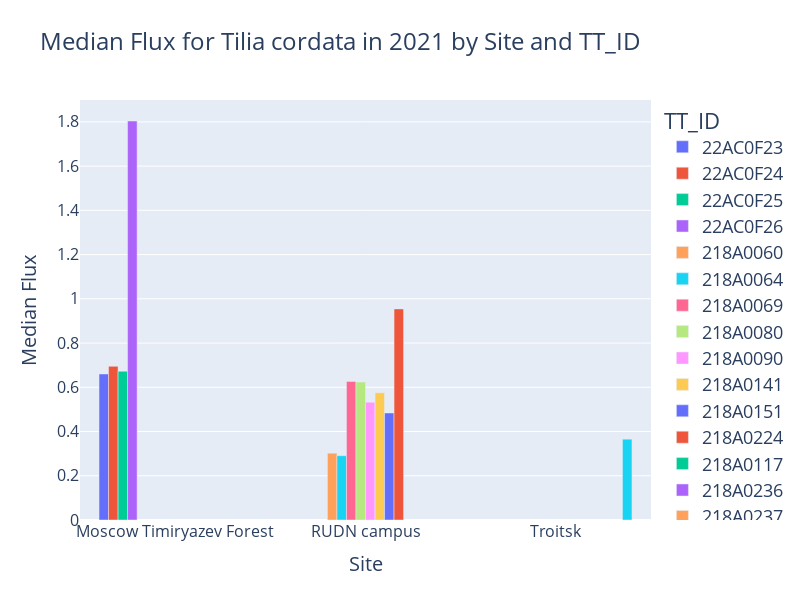

Source (notebook cell):
### Code cell
import pandas as pd
import plotly.express as px

# Filter the data for Tilia cordata and 2021 timestamps
filtered_data = ttdata[(ttdata['Species'] == 'Tilia cordata') & (ttdata['years'] == 2021)]

# Group by Site and TT_ID and calculate the mean flux for each group
mean_flux_by_site_id = filtered_data.groupby(['Site', 'TT_ID'])['Flux'].median().reset_index()

# Create a grouped bar chart using Plotly
fig = px.bar(mean_flux_by_site_id, x='Site', y='Flux', labels={'x': 'Site', 'y': 'Median Flux'},
             title='Median Flux for Tilia cordata in 2021 by Site and TT_ID', 
             color='TT_ID', barmode='group')

fig.update_layout(height=600, width=800,
                  font=dict(
                      size=18,
                  ),
                  title=dict(
                      text='Median Flux for Tilia cordata in 2021 by Site and TT_ID',
                      font=dict(
                          size=24,
                      ),
                  ),
                  xaxis=dict(
                      title=dict(
                          text='Site',
                          font=dict(
                              size=20,
                          ),
                      ),
                      tickfont=dict(size=16),
                  ),
                  yaxis=dict(
                      title=dict(
                          text='Median Flux',
                          font=dict(
                              size=20,
                          ),
                      ),
                      tickfont=dict(size=16),
                  ),
                  )

fig.show()

### Figure 1 — Plotly figure (JSON) as saved in the notebook; plotly's stock layout.template omitted (floating-point values rounded to 4 significant figures)
{"data": [{"alignmentgroup": "True", "hovertemplate": "TT_ID=22AC0F23<br>Site=%{x}<br>Flux=%{y}<extra></extra>", "legendgroup": "22AC0F23", "marker": {"color": "#636efa", "pattern": {"shape": ""}}, "name": "22AC0F23", "offsetgroup": "22AC0F23", "orientation": "v", "showlegend": true, "textposition": "auto", "type": "bar", "x": ["Moscow Timiryazev Forest"], "xaxis": "x", "y": [0.6602], "yaxis": "y"}, {"alignmentgroup": "True", "hovertemplate": "TT_ID=22AC0F24<br>Site=%{x}<br>Flux=%{y}<extra></extra>", "legendgroup": "22AC0F24", "marker": {"color": "#EF553B", "pattern": {"shape": ""}}, "name": "22AC0F24", "offsetgroup": "22AC0F24", "orientation": "v", "showlegend": true, "textposition": "auto", "type": "bar", "x": ["Moscow Timiryazev Forest"], "xaxis": "x", "y": [0.6949], "yaxis": "y"}, {"alignmentgroup": "True", "hovertemplate": "TT_ID=22AC0F25<br>Site=%{x}<br>Flux=%{y}<extra></extra>", "legendgroup": "22AC0F25", "marker": {"color": "#00cc96", "pattern": {"shape": ""}}, "name": "22AC0F25", "offsetgroup": "22AC0F25", "orientation": "v", "showlegend": true, "textposition": "auto", "type": "bar", "x": ["Moscow Timiryazev Forest"], "xaxis": "x", "y": [0.6726], "yaxis": "y"}, {"alignmentgroup": "True", "hovertemplate": "TT_ID=22AC0F26<br>Site=%{x}<br>Flux=%{y}<extra></extra>", "legendgroup": "22AC0F26", "marker": {"color": "#ab63fa", "pattern": {"shape": ""}}, "name": "22AC0F26", "offsetgroup": "22AC0F26", "orientation": "v", "showlegend": true, "textposition": "auto", "type": "bar", "x": ["Moscow Timiryazev Forest"], "xaxis": "x", "y": [1.804], "yaxis": "y"}, {"alignmentgroup": "True", "hovertemplate": "TT_ID=218A0060<br>Site=%{x}<br>Flux=%{y}<extra></extra>", "legendgroup": "218A0060", "marker": {"color": "#FFA15A", "pattern": {"shape": ""}}, "name": "218A0060", "offsetgroup": "218A0060", "orientation": "v", "showlegend": true, "textposition": "auto", "type": "bar", "x": ["RUDN campus"], "xaxis": "x", "y": [0.302], "yaxis": "y"}, {"alignmentgroup": "True", "hovertemplate": "TT_ID=218A0064<br>Site=%{x}<br>Flux=%{y}<extra></extra>", "legendgroup": "218A0064", "marker": {"color": "#19d3f3", "pattern": {"shape": ""}}, "name": "218A0064", "offsetgroup": "218A0064", "orientation": "v", "showlegend": true, "textposition": "auto", "type": "bar", "x": ["RUDN campus"], "xaxis": "x", "y": [0.2907], "yaxis": "y"}, {"alignmentgroup": "True", "hovertemplate": "TT_ID=218A0069<br>Site=%{x}<br>Flux=%{y}<extra></extra>", "legendgroup": "218A0069", "marker": {"color": "#FF6692", "pattern": {"shape": ""}}, "name": "218A0069", "offsetgroup": "218A0069", "orientation": "v", "showlegend": true, "textposition": "auto", "type": "bar", "x": ["RUDN campus"], "xaxis": "x", "y": [0.6266], "yaxis": "y"}, {"alignmentgroup": "True", "hovertemplate": "TT_ID=218A0080<br>Site=%{x}<br>Flux=%{y}<extra></extra>", "legendgroup": "218A0080", "marker": {"color": "#B6E880", "pattern": {"shape": ""}}, "name": "218A0080", "offsetgroup": "218A0080", "orientation": "v", "showlegend": true, "textposition": "auto", "type": "bar", "x": ["RUDN campus"], "xaxis": "x", "y": [0.6239], "yaxis": "y"}, {"alignmentgroup": "True", "hovertemplate": "TT_ID=218A0090<br>Site=%{x}<br>Flux=%{y}<extra></extra>", "legendgroup": "218A0090", "marker": {"color": "#FF97FF", "pattern": {"shape": ""}}, "name": "218A0090", "offsetgroup": "218A0090", "orientation": "v", "showlegend": true, "textposition": "auto", "type": "bar", "x": ["RUDN campus"], "xaxis": "x", "y": [0.5328], "yaxis": "y"}, {"alignmentgroup": "True", "hovertemplate": "TT_ID=218A0141<br>Site=%{x}<br>Flux=%{y}<extra></extra>", "legendgroup": "218A0141", "marker": {"color": "#FECB52", "pattern": {"shape": ""}}, "name": "218A0141", "offsetgroup": "218A0141", "orientation": "v", "showlegend": true, "textposition": "auto", "type": "bar", "x": ["RUDN campus"], "xaxis": "x", "y": [0.5755], "yaxis": "y"}, {"alignmentgroup": "True", "hovertemplate": "TT_ID=218A0151<br>Site=%{x}<br>Flux=%{y}<extra></extra>", "legendgroup": "218A0151", "marker": {"color": "#636efa", "pattern": {"shape": ""}}, "name": "218A0151", "offsetgroup": "218A0151", "orientation": "v", "showlegend": true, "textposition": "auto", "type": "bar", "x": ["RUDN campus"], "xaxis": "x", "y": [0.484], "yaxis": "y"}, {"alignmentgroup": "True", "hovertemplate": "TT_ID=218A0224<br>Site=%{x}<br>Flux=%{y}<extra></extra>", "legendgroup": "218A0224", "marker": {"color": "#EF553B", "pattern": {"shape": ""}}, "name": "218A0224", "offsetgroup": "218A0224", "orientation": "v", "showlegend": true, "textposition": "auto", "type": "bar", "x": ["RUDN campus"], "xaxis": "x", "y": [0.9545], "yaxis": "y"}, {"alignmentgroup": "True", "hovertemplate": "TT_ID=218A0117<br>Site=%{x}<br>Flux=%{y}<extra></extra>", "legendgroup": "218A0117", "marker": {"color": "#00cc96", "pattern": {"shape": ""}}, "name": "218A0117", "offsetgroup": "218A0117", "orientation": "v", "showlegend": true, "textposition": "auto", "type": "bar", "x": ["Troitsk"], "xaxis": "x", "y": [null], "yaxis": "y"}, {"alignmentgroup": "True", "hovertemplate": "TT_ID=218A0236<br>Site=%{x}<br>Flux=%{y}<extra></extra>", "legendgroup": "218A0236", "marker": {"color": "#ab63fa", "pattern": {"shape": ""}}, "name": "218A0236", "offsetgroup": "218A0236", "orientation": "v", "showlegend": true, "textposition": "auto", "type": "bar", "x": ["Troitsk"], "xaxis": "x", "y": [null], "yaxis": "y"}, {"alignmentgroup": "True", "hovertemplate": "TT_ID=218A0237<br>Site=%{x}<br>Flux=%{y}<extra></extra>", "legendgroup": "218A0237", "marker": {"color": "#FFA15A", "pattern": {"shape": ""}}, "name": "218A0237", "offsetgroup": "218A0237", "orientation": "v", "showlegend": true, "textposition": "auto", "type": "bar", "x": ["Troitsk"], "xaxis": "x", "y": [null], "yaxis": "y"}, {"alignmentgroup": "True", "hovertemplate": "TT_ID=218A0292<br>Site=%{x}<br>Flux=%{y}<extra></extra>", "legendgroup": "218A0292", "marker": {"color": "#19d3f3", "pattern": {"shape": ""}}, "name": "218A0292", "offsetgroup": "218A0292", "orientation": "v", "showlegend": true, "textposition": "auto", "type": "bar", "x": ["Troitsk"], "xaxis": "x", "y": [0.3654], "yaxis": "y"}], "layout": {"barmode": "group", "font": {"size": 18}, "height": 600, "legend": {"title": {"text": "TT_ID"}, "tracegroupgap": 0}, "title": {"font": {"size": 24}, "text": "Median Flux for Tilia cordata in 2021 by Site and TT_ID"}, "width": 800, "xaxis": {"anchor": "y", "domain": [0, 1], "tickfont": {"size": 16}, "title": {"font": {"size": 20}, "text": "Site"}}, "yaxis": {"anchor": "x", "domain": [0, 1], "tickfont": {"size": 16}, "title": {"font": {"size": 20}, "text": "Median Flux"}}}}
